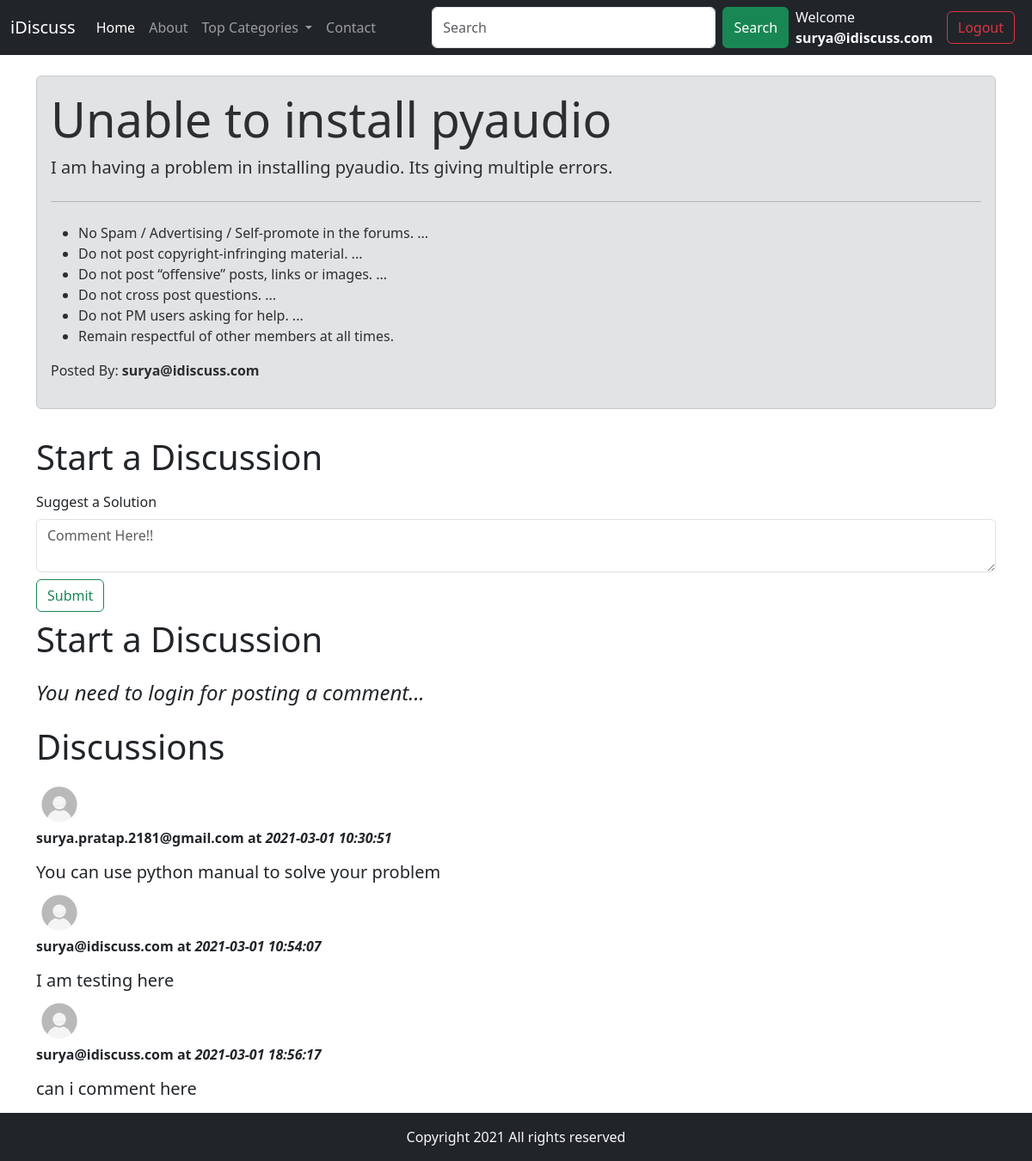
The app's page /thread.php?threadid=1 (signed in) with its own data.
### tables this page shows
CREATE TABLE `threads` (
  `thread_id` int(8) NOT NULL,
  `thread_title` varchar(255) NOT NULL,
  `thread_desc` text NOT NULL,
  `thread_cat_id` int(8) NOT NULL,
  `thread_user_id` int(8) NOT NULL,
  `timestamp` datetime NOT NULL DEFAULT current_timestamp()
);

CREATE TABLE `users` (
  `user_sno` int(8) NOT NULL,
  `user_email` varchar(30) NOT NULL,
  `user_pass` varchar(255) NOT NULL,
  `user_time` datetime NOT NULL DEFAULT current_timestamp()
);

CREATE TABLE `comments` (
  `comment_id` int(8) NOT NULL,
  `comment_content` text NOT NULL,
  `thread_id` int(8) NOT NULL,
  `comment_by` int(8) NOT NULL,
  `comment_time` datetime NOT NULL DEFAULT current_timestamp()
);

### thread.php (the view, shortened to what this page needs)
<!doctype html>
<html lang="en">
<head>
    <link rel="stylesheet" href="css/bootstrap.min.css">
</head>
<body>
    <?php include "partials/_dbconnect.php"; ?>
    <?php include "partials/_header.php"; ?>
    <?php
    $id = $_GET['threadid'];
    $sql = "SELECT * FROM `threads` WHERE thread_id=$id ";
    $result = mysqli_query($conn, $sql);
    while ($row = mysqli_fetch_assoc($result)) {
        $title = $row['thread_title'];
        $description = $row['thread_desc'];
        $commentedby = $row['thread_user_id'];
        $sql3 = "SELECT user_email FROM `users` WHERE user_sno = $commentedby ";
        $result3 = mysqli_query($conn, $sql3);
        $row3 = mysqli_fetch_assoc($result3);
        $postedby = $row3['user_email'];
    }
    ?>
    <div class="container my-4 ">
        <div class="alert alert-secondary">
            <h1 class="display-4"><?php echo $title; ?></h1>
            <p class="lead"> <?php echo $description; ?></p>
            <hr class="my-4">
            <p>
            <ul>
                <li> No Spam / Advertising / Self-promote in the forums. ...</li>
                <li> Do not post copyright-infringing material. ...</li>
                <li> Do not post “offensive” posts, links or images. ...</li>
                <li> Do not cross post questions. ...</li>
                <li> Do not PM users asking for help. ...</li>
                <li> Remain respectful of other members at all times.</li>
            </ul>
            </p>
            <p> Posted By: <b><?php echo $postedby; ?></b> </p>
        </div>
    </div>
    <?php
    if (isset($_SESSION['loggedin']) && $_SESSION['loggedin'] == true) {
    ?>
    <div class="container">
        <h1 class="py-2">Start a Discussion</h1>
        <form action="<?php echo $_SERVER['REQUEST_URI']; ?>" method="POST">
            <div class="form-group">
                <label for="floatingTextarea">Suggest a Solution</label>
                <textarea class=" form-control my-2" placeholder="Comment Here!!" id="comment"
                    name="comment"></textarea>
            </div>
            <button type="submit" class="btn btn-outline-success">Submit</button>
        </form>
    </div>
    <?php } ?>
    <div class="container">
        <h1 class="py-2">Start a Discussion</h1>
        <p>
        <h4><i> You need to login for posting a comment... </i></h4>
        </p>
    </div>
    <div class="container my-3" id="#ques">
        <h1 class="py-2">Discussions</h1>
        <?php
        $id = $_GET['threadid'];
        $sql = "SELECT * FROM `comments` WHERE thread_id=$id ";
        $result = mysqli_query($conn, $sql);
        while ($row = mysqli_fetch_assoc($result)) {
            $comment = $row['comment_content'];
            $comment_time = $row['comment_time'];
            $thread_user_id = $row['comment_by'];
            $sql2 = "SELECT user_email FROM `users` WHERE user_sno = $thread_user_id ";
            $result2 = mysqli_query($conn, $sql2);
            $row2 = mysqli_fetch_assoc($result2);
        ?>
        <div class="media">
            <img src="img/userdefault.jpg" width="54px" class="mr-3" alt="Generic placeholder image">
            <div class="media-body">
                <p class="fw-bold"><?php echo $row2['user_email']; ?> at <?php echo "<i>" . $comment_time . "</i>"; ?>
                </p>
                <h5 class="mt-0"><?php echo $comment; ?></h5>
            </div>
        </div>
        <?php
        }
        ?>
    </div>
    <?php include "partials/_footer.php"; ?>
</body>
</html>

### records on screen
threads: thread_title "Unable to install pyaudio", thread_desc "I am having a problem in installing pyaudio. Its giving multiple errors."
users: user_email "surya@idiscuss.com"
comments: users.user_email "surya.pratap.2181@gmail.com", comment_time "2021-03-01 10:30:51", comment_content "You can use python manual to solve your problem"
comments: users.user_email "surya@idiscuss.com", comment_time "2021-03-01 10:54:07", comment_content "I am testing here"
comments: users.user_email "surya@idiscuss.com", comment_time "2021-03-01 18:56:17", comment_content "can i comment here"

### other values on screen
$_SESSION['useremail'] "surya@idiscuss.com"
